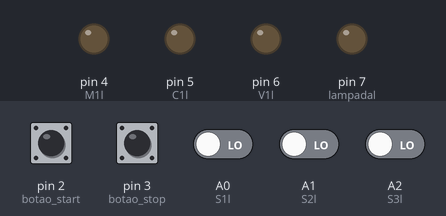
Recording of a sketch running on a simulated Arduino Uno, built with avr-gcc and run on an emulated ATmega328P. On the bench: output pins drawn as LEDs (lit = HIGH). The inputs (shaded band) are chosen by the test bench; at power-on: pin 2 (botao_start), pin 3 (botao_stop) HIGH, A0 (S1l), A1 (S2l), A2 (S3l) LOW.

Above: at 1.2 s.
1.3 s: pin 2 (botao_start) pulled LOW for 0.15 s
At 2.3 s:
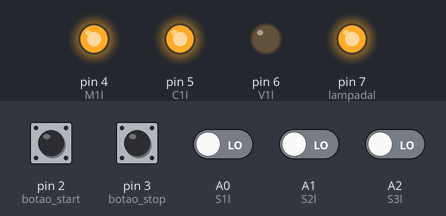
2.9 s: pin 3 (botao_stop) pulled LOW for 0.15 s
At 3.5 s:
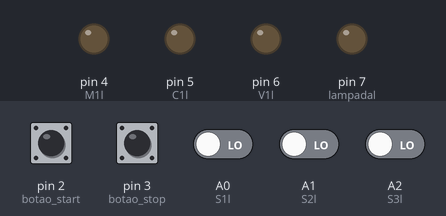
4.5 s: pin 2 (botao_start) pulled LOW for 1 s
At 5.9 s:
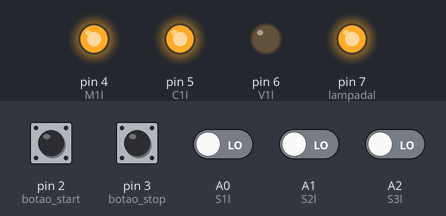
7.0 s: A0 (S1l) driven HIGH
At 7.8 s:
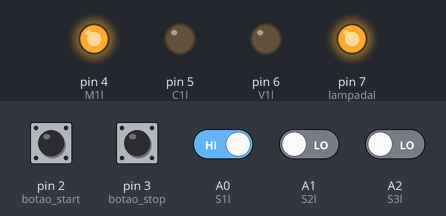
8.5 s: A1 (S2l) driven HIGH
At 8.9 s:
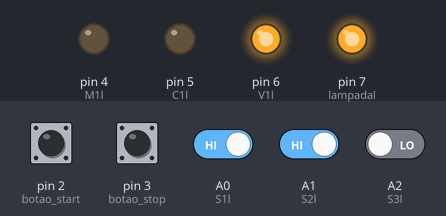
10.0 s: pin 3 (botao_stop) pulled LOW for 1 s
At 11.3 s:
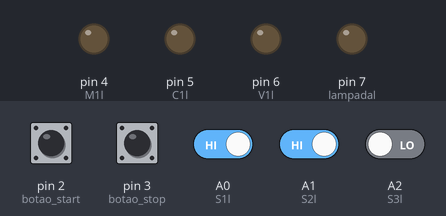
Timing chart, 0 to 13.0 s (numbered marks = the images above; inputs shaded):
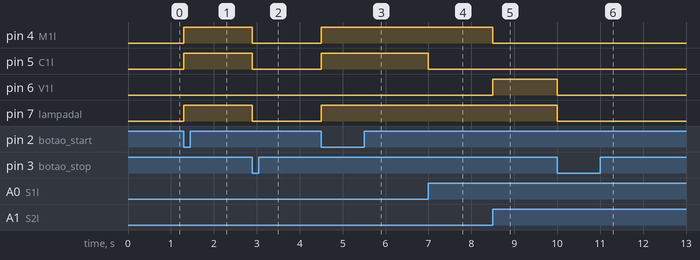

The sketch:

sistema_resfriamento.ino
```cpp
int botao_start = 2;
int botao_stop = 3;

int M1l = 4;

int C1l = 5;

int S1l = A0;
int S2l = A1;
int S3l = A2;

int V1l = 6;

int lampadal = 7;

int fase = 0;

unsigned long tempo = 0;

void setup() {

  pinMode(botao_start, INPUT_PULLUP);
  pinMode(botao_stop, INPUT_PULLUP);

  pinMode(M1l, OUTPUT);
  pinMode(C1l, OUTPUT);
  pinMode(V1l, OUTPUT);

  pinMode(lampadal, OUTPUT);

  pinMode(S1l, INPUT);
  pinMode(S2l, INPUT);
  pinMode(S3l, INPUT);
}

void loop() {

  int start = digitalRead(botao_start);
  int stop = digitalRead(botao_stop);

  int s1 = digitalRead(S1l);
  int s2 = digitalRead(S2l);
  int s3 = digitalRead(S3l);

  if(fase > 0){
    digitalWrite(lampadal, HIGH);
  } else {
    digitalWrite(lampadal, LOW);
  }

  if(stop == LOW){
    fase = 0;
    digitalWrite(M1l, LOW);
    digitalWrite(C1l, LOW);
    digitalWrite(V1l, LOW);
  }

  if(start == LOW && fase == 0){
    fase = 1;
  }

  if(fase == 1){
    digitalWrite(M1l, HIGH);
    digitalWrite(C1l, HIGH);

    if(s1 == 1){
      digitalWrite(C1l, LOW);
      fase = 2;
    }
  }

  if(fase == 2){
    if(s2 == 1){
      digitalWrite(M1l, LOW);
      digitalWrite(V1l, HIGH);
      tempo = millis();
      fase = 3;
    }
  }

  if(fase == 3){
    if(millis() - tempo >= 5000){
      digitalWrite(V1l, LOW);
      digitalWrite(M1l, HIGH);
      fase = 4;
    }
  }

  if(fase == 4){
    if(s3 == 1){
      digitalWrite(M1l, LOW);
      digitalWrite(C1l, LOW);
      fase = 0;
    }
  }
}
```

Measured:
- after the input at 1.3 s, pin 4 (M1l), pin 5 (C1l), pin 7 (lampadal): LOW → HIGH at once
- after the input at 2.9 s, pin 4 (M1l), pin 5 (C1l), pin 7 (lampadal): HIGH → LOW at once
- after the input at 4.5 s, pin 4 (M1l), pin 5 (C1l), pin 7 (lampadal): LOW → HIGH at once
- after the input at 7.0 s, pin 5 (C1l): HIGH → LOW at once
- after the input at 8.5 s, pin 4 (M1l): HIGH → LOW at once; pin 6 (V1l): LOW → HIGH at once
- after the input at 10.0 s, pin 4 (M1l): stays LOW (without the input it goes to HIGH after 3.5 s); pin 6 (V1l): HIGH → LOW after 0.00 s instead of 3.5 s; pin 7 (lampadal): HIGH → LOW at once
